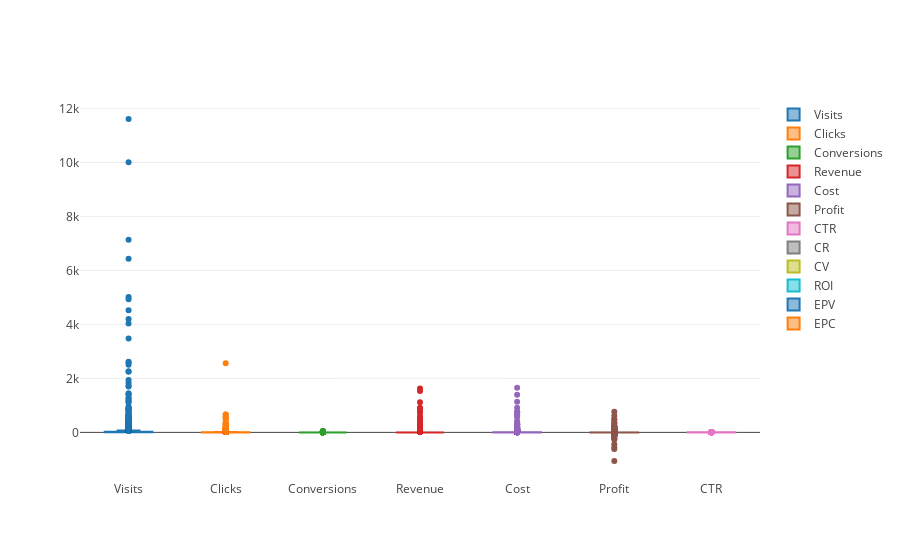

The code cell stored with this chart in its notebook:
### Code cell
init_notebook_mode(connected=True)


data = []


for col in all_cols[1:]:
    data.append(go.Box(
        y=df[col],
        name = col,
    ))

iplot(data)

### Figure 1 — Plotly figure (JSON) as saved in the notebook; plotly's stock layout.template omitted (floating-point values rounded to 4 significant figures; data arrays with more than 128 entries replaced by an {"elided": "..."} marker saying what was removed)
{"data": [{"name": "Visits", "type": "box", "y": {"elided": "3054 int values"}}, {"name": "Clicks", "type": "box", "y": {"elided": "3054 int values"}}, {"name": "Conversions", "type": "box", "y": {"elided": "3054 int values"}}, {"name": "Revenue", "type": "box", "y": {"elided": "3054 int values"}}, {"name": "Cost", "type": "box", "y": {"elided": "3054 str values"}}, {"name": "Profit", "type": "box", "y": {"elided": "3054 str values"}}, {"name": "CTR", "type": "box", "y": {"elided": "3054 float values"}}, {"name": "CR", "type": "box", "y": {"elided": "3054 null values"}}, {"name": "CV", "type": "box", "y": {"elided": "3054 null values"}}, {"name": "ROI", "type": "box", "y": {"elided": "3054 null values"}}, {"name": "EPV", "type": "box", "y": {"elided": "3054 null values"}}, {"name": "EPC", "type": "box", "y": {"elided": "3054 null values"}}], "layout": {}}
